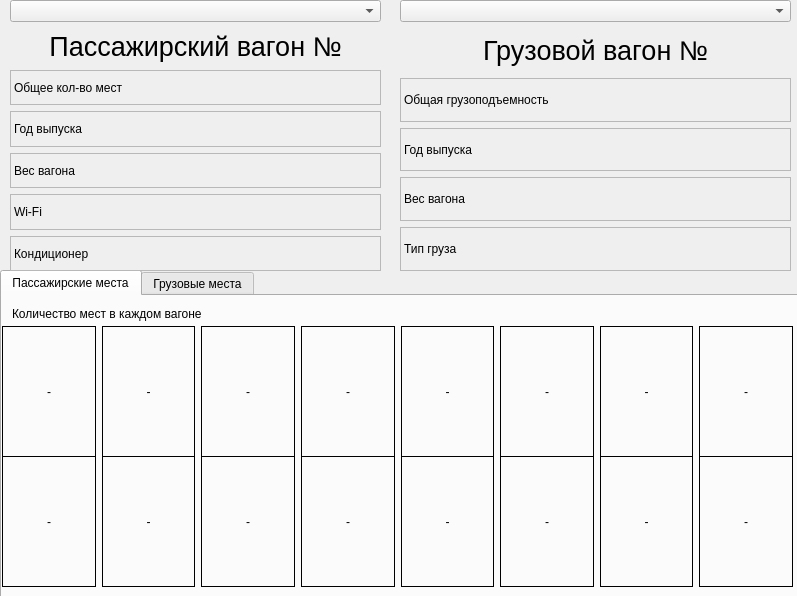
<?xml version="1.0" encoding="UTF-8"?>
<ui version="4.0">
 <class>Laba</class>
 <widget class="QWidget" name="Laba">
  <property name="geometry">
   <rect>
    <x>0</x>
    <y>0</y>
    <width>797</width>
    <height>596</height>
   </rect>
  </property>
  <property name="windowTitle">
   <string>Widget</string>
  </property>
  <property name="autoFillBackground">
   <bool>false</bool>
  </property>
  <widget class="QTabWidget" name="tabWidgetPassengerCargo">
   <property name="geometry">
    <rect>
     <x>0</x>
     <y>270</y>
     <width>801</width>
     <height>331</height>
    </rect>
   </property>
   <property name="currentIndex">
    <number>0</number>
   </property>
   <widget class="QWidget" name="tab">
    <attribute name="title">
     <string>Пассажирские места</string>
    </attribute>
    <widget class="QWidget" name="horizontalLayoutWidget">
     <property name="geometry">
      <rect>
       <x>0</x>
       <y>30</y>
       <width>791</width>
       <height>131</height>
      </rect>
     </property>
     <layout class="QHBoxLayout" name="horizontalLayout">
      <item>
       <widget class="QLabel" name="railcar1">
        <property name="frameShape">
         <enum>QFrame::Shape::Box</enum>
        </property>
        <property name="frameShadow">
         <enum>QFrame::Shadow::Plain</enum>
        </property>
        <property name="text">
         <string>-</string>
        </property>
        <property name="alignment">
         <set>Qt::AlignmentFlag::AlignCenter</set>
        </property>
       </widget>
      </item>
      <item>
       <widget class="QLabel" name="railcar2">
        <property name="frameShape">
         <enum>QFrame::Shape::Box</enum>
        </property>
        <property name="frameShadow">
         <enum>QFrame::Shadow::Plain</enum>
        </property>
        <property name="text">
         <string>-</string>
        </property>
        <property name="alignment">
         <set>Qt::AlignmentFlag::AlignCenter</set>
        </property>
       </widget>
      </item>
      <item>
       <widget class="QLabel" name="railcar3">
        <property name="frameShape">
         <enum>QFrame::Shape::Box</enum>
        </property>
        <property name="frameShadow">
         <enum>QFrame::Shadow::Plain</enum>
        </property>
        <property name="text">
         <string>-</string>
        </property>
        <property name="alignment">
         <set>Qt::AlignmentFlag::AlignCenter</set>
        </property>
       </widget>
      </item>
      <item>
       <widget class="QLabel" name="railcar4">
        <property name="frameShape">
         <enum>QFrame::Shape::Box</enum>
        </property>
        <property name="frameShadow">
         <enum>QFrame::Shadow::Plain</enum>
        </property>
        <property name="text">
         <string>-</string>
        </property>
        <property name="alignment">
         <set>Qt::AlignmentFlag::AlignCenter</set>
        </property>
       </widget>
      </item>
      <item>
       <widget class="QLabel" name="railcar5">
        <property name="frameShape">
         <enum>QFrame::Shape::Box</enum>
        </property>
        <property name="frameShadow">
         <enum>QFrame::Shadow::Plain</enum>
        </property>
        <property name="text">
         <string>-</string>
        </property>
        <property name="alignment">
         <set>Qt::AlignmentFlag::AlignCenter</set>
        </property>
       </widget>
      </item>
      <item>
       <widget class="QLabel" name="railcar6">
        <property name="frameShape">
         <enum>QFrame::Shape::Box</enum>
        </property>
        <property name="frameShadow">
         <enum>QFrame::Shadow::Plain</enum>
        </property>
        <property name="text">
         <string>-</string>
        </property>
        <property name="alignment">
         <set>Qt::AlignmentFlag::AlignCenter</set>
        </property>
       </widget>
      </item>
      <item>
       <widget class="QLabel" name="railcar7">
        <property name="frameShape">
         <enum>QFrame::Shape::Box</enum>
        </property>
        <property name="frameShadow">
         <enum>QFrame::Shadow::Plain</enum>
        </property>
        <property name="text">
         <string>-</string>
        </property>
        <property name="alignment">
         <set>Qt::AlignmentFlag::AlignCenter</set>
        </property>
       </widget>
      </item>
      <item>
       <widget class="QLabel" name="railcar8">
        <property name="frameShape">
         <enum>QFrame::Shape::Box</enum>
        </property>
        <property name="frameShadow">
         <enum>QFrame::Shadow::Plain</enum>
        </property>
        <property name="text">
         <string>-</string>
        </property>
        <property name="alignment">
         <set>Qt::AlignmentFlag::AlignCenter</set>
        </property>
       </widget>
      </item>
     </layout>
    </widget>
    <widget class="QWidget" name="horizontalLayoutWidget_2">
     <property name="geometry">
      <rect>
       <x>0</x>
       <y>160</y>
       <width>791</width>
       <height>131</height>
      </rect>
     </property>
     <layout class="QHBoxLayout" name="horizontalLayout_2">
      <item>
       <widget class="QLabel" name="label_32">
        <property name="frameShape">
         <enum>QFrame::Shape::Box</enum>
        </property>
        <property name="frameShadow">
         <enum>QFrame::Shadow::Plain</enum>
        </property>
        <property name="text">
         <string>-</string>
        </property>
        <property name="alignment">
         <set>Qt::AlignmentFlag::AlignCenter</set>
        </property>
       </widget>
      </item>
      <item>
       <widget class="QLabel" name="label_31">
        <property name="frameShape">
         <enum>QFrame::Shape::Box</enum>
        </property>
        <property name="frameShadow">
         <enum>QFrame::Shadow::Plain</enum>
        </property>
        <property name="text">
         <string>-</string>
        </property>
        <property name="alignment">
         <set>Qt::AlignmentFlag::AlignCenter</set>
        </property>
       </widget>
      </item>
      <item>
       <widget class="QLabel" name="label_33">
        <property name="frameShape">
         <enum>QFrame::Shape::Box</enum>
        </property>
        <property name="frameShadow">
         <enum>QFrame::Shadow::Plain</enum>
        </property>
        <property name="text">
         <string>-</string>
        </property>
        <property name="alignment">
         <set>Qt::AlignmentFlag::AlignCenter</set>
        </property>
       </widget>
      </item>
      <item>
       <widget class="QLabel" name="label_35">
        <property name="frameShape">
         <enum>QFrame::Shape::Box</enum>
        </property>
        <property name="frameShadow">
         <enum>QFrame::Shadow::Plain</enum>
        </property>
        <property name="text">
         <string>-</string>
        </property>
        <property name="alignment">
         <set>Qt::AlignmentFlag::AlignCenter</set>
        </property>
       </widget>
      </item>
      <item>
       <widget class="QLabel" name="label_36">
        <property name="frameShape">
         <enum>QFrame::Shape::Box</enum>
        </property>
        <property name="frameShadow">
         <enum>QFrame::Shadow::Plain</enum>
        </property>
        <property name="text">
         <string>-</string>
        </property>
        <property name="alignment">
         <set>Qt::AlignmentFlag::AlignCenter</set>
        </property>
       </widget>
      </item>
      <item>
       <widget class="QLabel" name="label_37">
        <property name="frameShape">
         <enum>QFrame::Shape::Box</enum>
        </property>
        <property name="frameShadow">
         <enum>QFrame::Shadow::Plain</enum>
        </property>
        <property name="text">
         <string>-</string>
        </property>
        <property name="alignment">
         <set>Qt::AlignmentFlag::AlignCenter</set>
        </property>
       </widget>
      </item>
      <item>
       <widget class="QLabel" name="label_34">
        <property name="frameShape">
         <enum>QFrame::Shape::Box</enum>
        </property>
        <property name="frameShadow">
         <enum>QFrame::Shadow::Plain</enum>
        </property>
        <property name="text">
         <string>-</string>
        </property>
        <property name="alignment">
         <set>Qt::AlignmentFlag::AlignCenter</set>
        </property>
       </widget>
      </item>
      <item>
       <widget class="QLabel" name="label_30">
        <property name="frameShape">
         <enum>QFrame::Shape::Box</enum>
        </property>
        <property name="frameShadow">
         <enum>QFrame::Shadow::Plain</enum>
        </property>
        <property name="text">
         <string>-</string>
        </property>
        <property name="alignment">
         <set>Qt::AlignmentFlag::AlignCenter</set>
        </property>
       </widget>
      </item>
     </layout>
    </widget>
    <widget class="QLabel" name="label_9">
     <property name="geometry">
      <rect>
       <x>10</x>
       <y>10</y>
       <width>251</width>
       <height>16</height>
      </rect>
     </property>
     <property name="text">
      <string>Количество мест в каждом вагоне</string>
     </property>
    </widget>
   </widget>
   <widget class="QWidget" name="tab_2">
    <attribute name="title">
     <string>Грузовые места</string>
    </attribute>
    <widget class="QLabel" name="label_10">
     <property name="geometry">
      <rect>
       <x>10</x>
       <y>10</y>
       <width>301</width>
       <height>16</height>
      </rect>
     </property>
     <property name="text">
      <string>Грузоподъемность каждого вагона</string>
     </property>
    </widget>
    <widget class="QWidget" name="horizontalLayoutWidget_5">
     <property name="geometry">
      <rect>
       <x>0</x>
       <y>30</y>
       <width>791</width>
       <height>131</height>
      </rect>
     </property>
     <layout class="QHBoxLayout" name="horizontalLayout_5">
      <item>
       <widget class="QLabel" name="label_38">
        <property name="frameShape">
         <enum>QFrame::Shape::Box</enum>
        </property>
        <property name="frameShadow">
         <enum>QFrame::Shadow::Plain</enum>
        </property>
        <property name="text">
         <string>-</string>
        </property>
        <property name="alignment">
         <set>Qt::AlignmentFlag::AlignCenter</set>
        </property>
       </widget>
      </item>
      <item>
       <widget class="QLabel" name="label_39">
        <property name="frameShape">
         <enum>QFrame::Shape::Box</enum>
        </property>
        <property name="frameShadow">
         <enum>QFrame::Shadow::Plain</enum>
        </property>
        <property name="text">
         <string>-</string>
        </property>
        <property name="alignment">
         <set>Qt::AlignmentFlag::AlignCenter</set>
        </property>
       </widget>
      </item>
      <item>
       <widget class="QLabel" name="label_40">
        <property name="frameShape">
         <enum>QFrame::Shape::Box</enum>
        </property>
        <property name="frameShadow">
         <enum>QFrame::Shadow::Plain</enum>
        </property>
        <property name="text">
         <string>-</string>
        </property>
        <property name="alignment">
         <set>Qt::AlignmentFlag::AlignCenter</set>
        </property>
       </widget>
      </item>
      <item>
       <widget class="QLabel" name="label_41">
        <property name="frameShape">
         <enum>QFrame::Shape::Box</enum>
        </property>
        <property name="frameShadow">
         <enum>QFrame::Shadow::Plain</enum>
        </property>
        <property name="text">
         <string>-</string>
        </property>
        <property name="alignment">
         <set>Qt::AlignmentFlag::AlignCenter</set>
        </property>
       </widget>
      </item>
      <item>
       <widget class="QLabel" name="label_42">
        <property name="frameShape">
         <enum>QFrame::Shape::Box</enum>
        </property>
        <property name="frameShadow">
         <enum>QFrame::Shadow::Plain</enum>
        </property>
        <property name="text">
         <string>-</string>
        </property>
        <property name="alignment">
         <set>Qt::AlignmentFlag::AlignCenter</set>
        </property>
       </widget>
      </item>
      <item>
       <widget class="QLabel" name="label_43">
        <property name="frameShape">
         <enum>QFrame::Shape::Box</enum>
        </property>
        <property name="frameShadow">
         <enum>QFrame::Shadow::Plain</enum>
        </property>
        <property name="text">
         <string>-</string>
        </property>
        <property name="alignment">
         <set>Qt::AlignmentFlag::AlignCenter</set>
        </property>
       </widget>
      </item>
      <item>
       <widget class="QLabel" name="label_44">
        <property name="frameShape">
         <enum>QFrame::Shape::Box</enum>
        </property>
        <property name="frameShadow">
         <enum>QFrame::Shadow::Plain</enum>
        </property>
        <property name="text">
         <string>-</string>
        </property>
        <property name="alignment">
         <set>Qt::AlignmentFlag::AlignCenter</set>
        </property>
       </widget>
      </item>
      <item>
       <widget class="QLabel" name="label_45">
        <property name="frameShape">
         <enum>QFrame::Shape::Box</enum>
        </property>
        <property name="frameShadow">
         <enum>QFrame::Shadow::Plain</enum>
        </property>
        <property name="text">
         <string>-</string>
        </property>
        <property name="alignment">
         <set>Qt::AlignmentFlag::AlignCenter</set>
        </property>
       </widget>
      </item>
     </layout>
    </widget>
    <widget class="QWidget" name="horizontalLayoutWidget_3">
     <property name="geometry">
      <rect>
       <x>0</x>
       <y>160</y>
       <width>791</width>
       <height>131</height>
      </rect>
     </property>
     <layout class="QHBoxLayout" name="horizontalLayout_3">
      <item>
       <widget class="QLabel" name="label_46">
        <property name="frameShape">
         <enum>QFrame::Shape::Box</enum>
        </property>
        <property name="frameShadow">
         <enum>QFrame::Shadow::Plain</enum>
        </property>
        <property name="text">
         <string>-</string>
        </property>
        <property name="alignment">
         <set>Qt::AlignmentFlag::AlignCenter</set>
        </property>
       </widget>
      </item>
      <item>
       <widget class="QLabel" name="label_47">
        <property name="frameShape">
         <enum>QFrame::Shape::Box</enum>
        </property>
        <property name="frameShadow">
         <enum>QFrame::Shadow::Plain</enum>
        </property>
        <property name="text">
         <string>-</string>
        </property>
        <property name="alignment">
         <set>Qt::AlignmentFlag::AlignCenter</set>
        </property>
       </widget>
      </item>
      <item>
       <widget class="QLabel" name="label_48">
        <property name="frameShape">
         <enum>QFrame::Shape::Box</enum>
        </property>
        <property name="frameShadow">
         <enum>QFrame::Shadow::Plain</enum>
        </property>
        <property name="text">
         <string>-</string>
        </property>
        <property name="alignment">
         <set>Qt::AlignmentFlag::AlignCenter</set>
        </property>
       </widget>
      </item>
      <item>
       <widget class="QLabel" name="label_49">
        <property name="frameShape">
         <enum>QFrame::Shape::Box</enum>
        </property>
        <property name="frameShadow">
         <enum>QFrame::Shadow::Plain</enum>
        </property>
        <property name="text">
         <string>-</string>
        </property>
        <property name="alignment">
         <set>Qt::AlignmentFlag::AlignCenter</set>
        </property>
       </widget>
      </item>
      <item>
       <widget class="QLabel" name="label_50">
        <property name="frameShape">
         <enum>QFrame::Shape::Box</enum>
        </property>
        <property name="frameShadow">
         <enum>QFrame::Shadow::Plain</enum>
        </property>
        <property name="text">
         <string>-</string>
        </property>
        <property name="alignment">
         <set>Qt::AlignmentFlag::AlignCenter</set>
        </property>
       </widget>
      </item>
      <item>
       <widget class="QLabel" name="label_51">
        <property name="frameShape">
         <enum>QFrame::Shape::Box</enum>
        </property>
        <property name="frameShadow">
         <enum>QFrame::Shadow::Plain</enum>
        </property>
        <property name="text">
         <string>-</string>
        </property>
        <property name="alignment">
         <set>Qt::AlignmentFlag::AlignCenter</set>
        </property>
       </widget>
      </item>
      <item>
       <widget class="QLabel" name="label_52">
        <property name="frameShape">
         <enum>QFrame::Shape::Box</enum>
        </property>
        <property name="frameShadow">
         <enum>QFrame::Shadow::Plain</enum>
        </property>
        <property name="text">
         <string>-</string>
        </property>
        <property name="alignment">
         <set>Qt::AlignmentFlag::AlignCenter</set>
        </property>
       </widget>
      </item>
      <item>
       <widget class="QLabel" name="label_53">
        <property name="frameShape">
         <enum>QFrame::Shape::Box</enum>
        </property>
        <property name="frameShadow">
         <enum>QFrame::Shadow::Plain</enum>
        </property>
        <property name="text">
         <string>-</string>
        </property>
        <property name="alignment">
         <set>Qt::AlignmentFlag::AlignCenter</set>
        </property>
       </widget>
      </item>
     </layout>
    </widget>
   </widget>
  </widget>
  <widget class="QWidget" name="verticalLayoutWidget">
   <property name="geometry">
    <rect>
     <x>10</x>
     <y>0</y>
     <width>371</width>
     <height>271</height>
    </rect>
   </property>
   <layout class="QVBoxLayout" name="verticalLayout">
    <item>
     <widget class="QComboBox" name="comboBox"/>
    </item>
    <item>
     <widget class="QLabel" name="RailwayCar">
      <property name="enabled">
       <bool>true</bool>
      </property>
      <property name="minimumSize">
       <size>
        <width>0</width>
        <height>0</height>
       </size>
      </property>
      <property name="font">
       <font>
        <pointsize>20</pointsize>
        <bold>false</bold>
        <hintingpreference>PreferDefaultHinting</hintingpreference>
       </font>
      </property>
      <property name="layoutDirection">
       <enum>Qt::LayoutDirection::LeftToRight</enum>
      </property>
      <property name="autoFillBackground">
       <bool>false</bool>
      </property>
      <property name="text">
       <string>Пассажирский вагон №</string>
      </property>
      <property name="scaledContents">
       <bool>false</bool>
      </property>
      <property name="alignment">
       <set>Qt::AlignmentFlag::AlignCenter</set>
      </property>
     </widget>
    </item>
    <item>
     <widget class="QLabel" name="kolvo_mest">
      <property name="frameShape">
       <enum>QFrame::Shape::StyledPanel</enum>
      </property>
      <property name="text">
       <string>Общее кол-во мест</string>
      </property>
     </widget>
    </item>
    <item>
     <widget class="QLabel" name="year_vipuska_pessanger">
      <property name="frameShape">
       <enum>QFrame::Shape::StyledPanel</enum>
      </property>
      <property name="text">
       <string>Год выпуска</string>
      </property>
     </widget>
    </item>
    <item>
     <widget class="QLabel" name="weight_of_the_passenger_carriage">
      <property name="frameShape">
       <enum>QFrame::Shape::StyledPanel</enum>
      </property>
      <property name="text">
       <string>Вес вагона</string>
      </property>
     </widget>
    </item>
    <item>
     <widget class="QLabel" name="wi_fi">
      <property name="frameShape">
       <enum>QFrame::Shape::StyledPanel</enum>
      </property>
      <property name="text">
       <string>Wi-Fi</string>
      </property>
     </widget>
    </item>
    <item>
     <widget class="QLabel" name="conditioner">
      <property name="frameShape">
       <enum>QFrame::Shape::StyledPanel</enum>
      </property>
      <property name="text">
       <string>Кондиционер</string>
      </property>
     </widget>
    </item>
   </layout>
  </widget>
  <widget class="QWidget" name="verticalLayoutWidget_2">
   <property name="geometry">
    <rect>
     <x>400</x>
     <y>0</y>
     <width>391</width>
     <height>271</height>
    </rect>
   </property>
   <layout class="QVBoxLayout" name="verticalLayout_2">
    <item>
     <widget class="QComboBox" name="comboBox_2"/>
    </item>
    <item>
     <widget class="QLabel" name="CargCar">
      <property name="font">
       <font>
        <pointsize>20</pointsize>
       </font>
      </property>
      <property name="text">
       <string>Грузовой вагон №</string>
      </property>
      <property name="alignment">
       <set>Qt::AlignmentFlag::AlignCenter</set>
      </property>
     </widget>
    </item>
    <item>
     <widget class="QLabel" name="gruzopodiomnost">
      <property name="frameShape">
       <enum>QFrame::Shape::StyledPanel</enum>
      </property>
      <property name="text">
       <string>Общая грузоподъемность</string>
      </property>
      <property name="textFormat">
       <enum>Qt::TextFormat::AutoText</enum>
      </property>
     </widget>
    </item>
    <item>
     <widget class="QLabel" name="year_vipyska_gruz">
      <property name="frameShape">
       <enum>QFrame::Shape::StyledPanel</enum>
      </property>
      <property name="text">
       <string>Год выпуска</string>
      </property>
     </widget>
    </item>
    <item>
     <widget class="QLabel" name="weight_of_a_cargo_car">
      <property name="frameShape">
       <enum>QFrame::Shape::StyledPanel</enum>
      </property>
      <property name="text">
       <string>Вес вагона</string>
      </property>
     </widget>
    </item>
    <item>
     <widget class="QLabel" name="type_cargo">
      <property name="frameShape">
       <enum>QFrame::Shape::StyledPanel</enum>
      </property>
      <property name="text">
       <string>Тип груза</string>
      </property>
     </widget>
    </item>
   </layout>
  </widget>
 </widget>
 <resources/>
 <connections/>
</ui>
